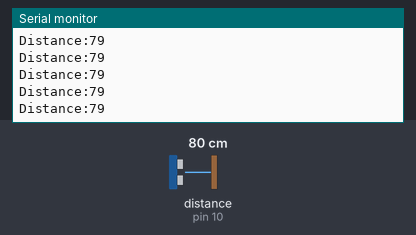
Bench run of a sketch on a simulated Arduino Uno, built with avr-gcc and run on an emulated ATmega328P. Parts: the last lines printed to the serial monitor. Wiring (inferred from the names in the program): ultrasonic range finder: trigger pin 9; echo pin 10. Inputs (shaded band) come from the test bench; at power-on: distance to the obstacle (sensor on pin 10) 80 cm. The echo pulse lasts 58.3 µs per cm.

Above: at 1.2 s.
1.3 s: distance to the obstacle (sensor on pin 10) set to 120 cm
At 2.0 s:
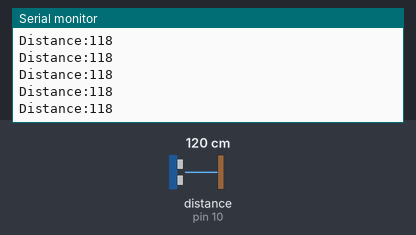
4.3 s: distance to the obstacle (sensor on pin 10) set to 250 cm
At 5.3 s:
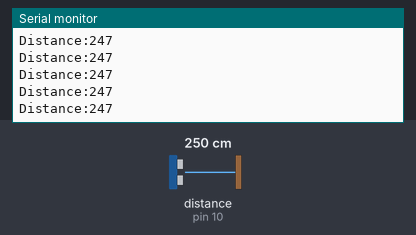
10.3 s: distance to the obstacle (sensor on pin 10) set to 299 cm
At 11.3 s:
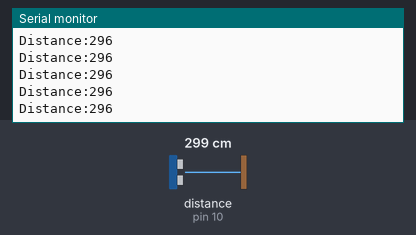
16.3 s: distance to the obstacle (sensor on pin 10) set to 2 cm
At 16.9 s:
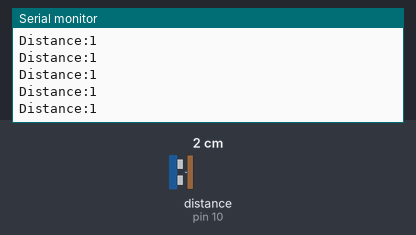
Timing chart, 0 to 19.3 s (numbered marks = the images above; inputs shaded):
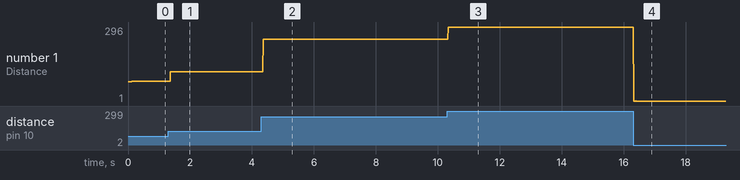

The sketch:

ulrasonicSensor.ino
```cpp
const int trigPin=9;
const int echoPin=10;
long distance;
long duration;

void setup() {
 pinMode(trigPin,OUTPUT);
 pinMode(echoPin,INPUT);
 Serial.begin(9600);
}

void loop() {
 digitalWrite(trigPin,LOW);
 delayMicroseconds(2);
 digitalWrite(trigPin,HIGH);
 delayMicroseconds(10);
 digitalWrite(trigPin,LOW);
 duration=pulseIn(echoPin,HIGH);
 distance=(duration*0.034)/2;
 Serial.print("Distance:");
 Serial.println(distance);
}
```

Measured:
- after the input at 1.3 s, the serial monitor: prints a new line after 0.07 s (image 1)
- after the input at 4.3 s, the serial monitor: prints a new line after 0.07 s (image 2)
- after the input at 10.3 s, the serial monitor: prints a new line at once (image 3)
- after the input at 16.3 s, the serial monitor: prints a new line at once (image 4)
- plotted number 1: 79 → 118 after the input at 1.3 s, 118 → 247 after the input at 4.3 s, 247 → 296 after the input at 10.3 s, 296 → 1 after the input at 16.3 s
